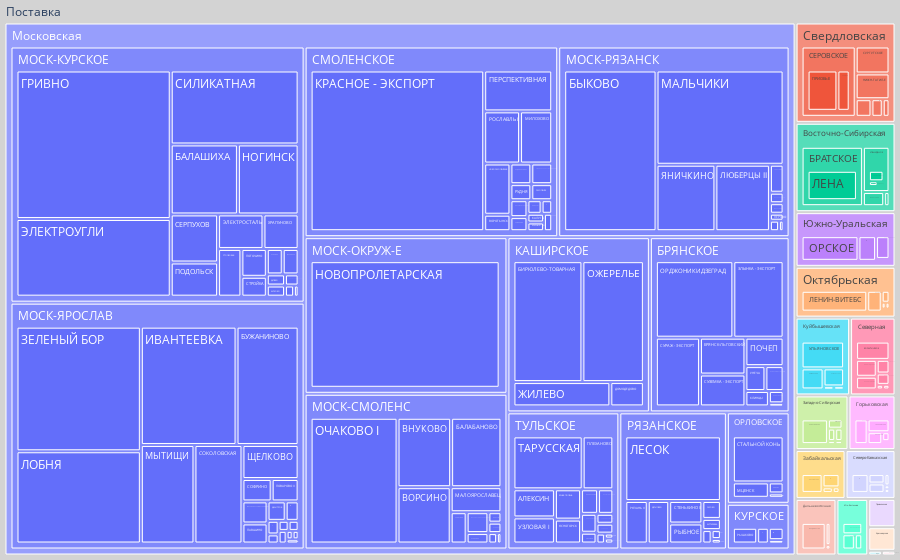

Notebook source saved alongside this figure:
### Code cell
fig = px.treemap(main_df, path=[px.Constant('Поставка'), 'Ж/Д поставки', 'Отд. ж/д поставки', 'Станция назначения'])
fig.update_traces(root_color="lightgrey")
fig.update_layout(margin = dict(t=0, l=0, r=0, b=0))
fig.show()

### Figure 1 — Plotly figure (JSON) as saved in the notebook; plotly's stock layout.template omitted (floating-point values rounded to 4 significant figures; data arrays with more than 128 entries replaced by an {"elided": "..."} marker saying what was removed)
{"data": [{"branchvalues": "total", "domain": {"x": [0, 1], "y": [0, 1]}, "hovertemplate": "labels=%{label}<br>count=%{value}<br>parent=%{parent}<br>id=%{id}<extra></extra>", "ids": {"elided": "386 str values"}, "labels": {"elided": "386 str values"}, "name": "", "parents": {"elided": "386 str values"}, "root": {"color": "lightgrey"}, "type": "treemap", "values": {"elided": "386 int values"}}], "layout": {"legend": {"tracegroupgap": 0}, "margin": {"b": 0, "l": 0, "r": 0, "t": 0}}}
